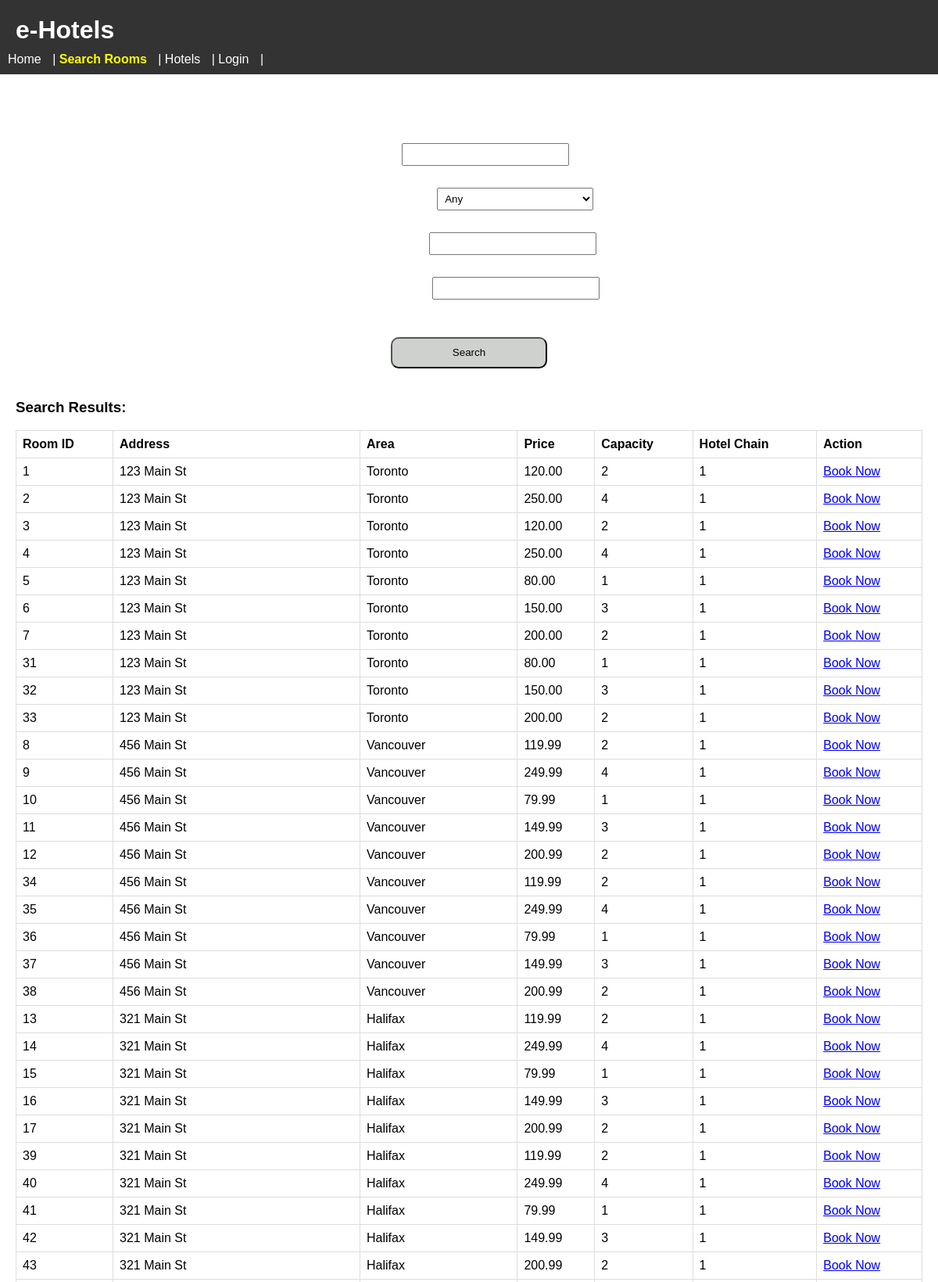
/website/search.php (upper part), run on the app's committed database.
### tables this page shows
CREATE TABLE HOTELROOM (
    roomid INT AUTO_INCREMENT PRIMARY KEY,
    roomprice DECIMAL(10,2),
    roomcapacity INT,
    roomviewtype ENUM('sea','mountain','city','garden','pool','street'),
    roomexpandable BOOLEAN,
    roomcommodities VARCHAR(255),   
    roomproblems TEXT,
    hotelid INT,
    FOREIGN KEY (hotelid) REFERENCES HOTEL(hotelid) ON DELETE CASCADE
);

CREATE TABLE HOTEL (
    hotelid INT PRIMARY KEY,
    chainid INT,
    hotelrating DECIMAL(2,1),
    hotelnumrooms INT,
    hoteladdress VARCHAR(255),
    hotelcity VARCHAR(255),
    hotelpostalcode VARCHAR(255),
    hotelphonenum VARCHAR(255),
    hotelemail VARCHAR(255),
    managerssn VARCHAR(50) NOT NULL,
    hotelname VARCHAR(255),
    CHECK (hotelrating >= 0 AND hotelrating <= 5),
    FOREIGN KEY (chainid) REFERENCES HOTELCHAIN(chainid) ON DELETE CASCADE
);

CREATE TABLE HOTELCHAIN (
    chainid INT AUTO_INCREMENT PRIMARY KEY,
    chainnumhotels INT,
    bureauaddress VARCHAR(255),
    bureaucity VARCHAR(255),
    bureaupostalcode VARCHAR(255),
    chainphonenum VARCHAR(255),   
    chainemail VARCHAR(255),      
    chainname VARCHAR(255)
);

### website/search.php (the view, shortened to what this page needs)
<?php
include 'header.php';
include 'config.php';
$where = [];
$params = [];
$whereSQL = count($where) ? "WHERE " . implode(" AND ", $where) : "";
$sql = "SELECT r.roomid AS room_id, h.hoteladdress AS address, h.hotelcity AS area, r.roomprice AS price, r.roomcapacity AS capacity, hc.chainid AS chain_id
        FROM HOTELROOM r
        JOIN HOTEL h ON r.hotelid = h.hotelid
        JOIN HOTELCHAIN hc ON h.chainid = hc.chainid
        $whereSQL";
$stmt = $pdo->prepare($sql);
$stmt->execute($params);
$results = $stmt->fetchAll();
?>
<video class="video-background" autoplay muted loop>
    <source src="assets/search_hotel_video.mp4" type="video/mp4">
</video>
<div class="container2">
    <h2>Search Available Rooms</h2>
    <form method="get" action="">
        <label for="area">Area:</label>
        <input type="text" id="area" name="area" value="<?php echo htmlspecialchars($_GET['area'] ?? ''); ?>"><br><br>
        <label for="capacity">Room Capacity:</label>
        <select id="capacity" name="capacity">
            <option value="">Any</option>
        </select><br><br>
        <label for="hotel_chain">Hotel Chain ID:</label>
        <input type="text" id="hotel_chain" name="hotel_chain" value="<?php echo htmlspecialchars($_GET['hotel_chain'] ?? ''); ?>"><br><br>
        <label for="max_price">Maximum Price:</label>
        <input type="number" id="max_price" name="max_price" step="0.01" value="<?php echo htmlspecialchars($_GET['max_price'] ?? ''); ?>"><br><br>
        <input type="submit" value="Search">
    </form>
</div>
<h3>Search Results:</h3>
<table border="1">
    <tr>
        <th>Room ID</th>
        <th>Address</th>
        <th>Area</th>
        <th>Price</th>
        <th>Capacity</th>
        <th>Hotel Chain</th>
        <th>Action</th>
    </tr>
    <?php foreach($results as $room): ?>
    <tr>
        <td><?php echo htmlspecialchars($room['room_id']); ?></td>
        <td><?php echo htmlspecialchars($room['address']); ?></td>
        <td><?php echo htmlspecialchars($room['area']); ?></td>
        <td><?php echo htmlspecialchars($room['price']); ?></td>
        <td><?php echo htmlspecialchars($room['capacity']); ?></td>
        <td><?php echo htmlspecialchars($room['chain_id']); ?></td>
        <td><a href="book.php?room_id=<?php echo htmlspecialchars($room['room_id']); ?>">Book Now</a></td>
    </tr>
    <?php endforeach; ?>
</table>
<?php include 'footer.php'; ?>

### website/styles.css (style rules this page uses)
body { font-family: Arial, sans-serif; margin: 0; padding: 0; }
table { width: 100%; border-collapse: collapse; margin-bottom: 20px; }
table, th, td { border: 1px solid #ddd; }
th, td { padding: 8px; text-align: left; }
form input[type="text"], form input[type="date"], form input[type="number"], form select { padding: 5px; margin-bottom: 10px; width: 200px; }
form input[type="submit"] { padding: 5px 10px; }
.video-background { position: fixed; top: 0; left: 0; width: 100%; height: 60%; object-fit: cover; z-index: -1; }
.container2 { position: relative; display: flex; flex-direction: column; align-items: center; justify-content: center; color: white; text-align: center; }
input[type="submit"] { background: #cfd1cf; height: 40px; width: 200px; border-radius: 10px; color: black; cursor: pointer; margin-top: 20px; margin-bottom: 20px; transition: background 0.3s ease; }

### data on the page
hotelroom: roomid "1", hotelid.hoteladdress "123 Main St", hotelid.hotelcity "Toronto", roomprice "120.00", roomcapacity "2", hotelchain.chainid "1"
hotelroom: roomid "2", hotelid.hoteladdress "123 Main St", hotelid.hotelcity "Toronto", roomprice "250.00", roomcapacity "4", hotelchain.chainid "1"
hotelroom: roomid "3", hotelid.hoteladdress "123 Main St", hotelid.hotelcity "Toronto", roomprice "120.00", roomcapacity "2", hotelchain.chainid "1"
hotelroom: roomid "4", hotelid.hoteladdress "123 Main St", hotelid.hotelcity "Toronto", roomprice "250.00", roomcapacity "4", hotelchain.chainid "1"
hotelroom: roomid "5", hotelid.hoteladdress "123 Main St", hotelid.hotelcity "Toronto", roomprice "80.00", roomcapacity "1", hotelchain.chainid "1"
hotelroom: roomid "6", hotelid.hoteladdress "123 Main St", hotelid.hotelcity "Toronto", roomprice "150.00", roomcapacity "3", hotelchain.chainid "1"
hotelroom: roomid "7", hotelid.hoteladdress "123 Main St", hotelid.hotelcity "Toronto", roomprice "200.00", roomcapacity "2", hotelchain.chainid "1"
hotelroom: roomid "31", hotelid.hoteladdress "123 Main St", hotelid.hotelcity "Toronto", roomprice "80.00", roomcapacity "1", hotelchain.chainid "1"
hotelroom: roomid "32", hotelid.hoteladdress "123 Main St", hotelid.hotelcity "Toronto", roomprice "150.00", roomcapacity "3", hotelchain.chainid "1"
hotelroom: roomid "33", hotelid.hoteladdress "123 Main St", hotelid.hotelcity "Toronto", roomprice "200.00", roomcapacity "2", hotelchain.chainid "1"
hotelroom: roomid "8", hotelid.hoteladdress "456 Main St", hotelid.hotelcity "Vancouver", roomprice "119.99", roomcapacity "2", hotelchain.chainid "1"
hotelroom: roomid "9", hotelid.hoteladdress "456 Main St", hotelid.hotelcity "Vancouver", roomprice "249.99", roomcapacity "4", hotelchain.chainid "1"
hotelroom: roomid "10", hotelid.hoteladdress "456 Main St", hotelid.hotelcity "Vancouver", roomprice "79.99", roomcapacity "1", hotelchain.chainid "1"
hotelroom: roomid "11", hotelid.hoteladdress "456 Main St", hotelid.hotelcity "Vancouver", roomprice "149.99", roomcapacity "3", hotelchain.chainid "1"
hotelroom: roomid "12", hotelid.hoteladdress "456 Main St", hotelid.hotelcity "Vancouver", roomprice "200.99", roomcapacity "2", hotelchain.chainid "1"
hotelroom: roomid "34", hotelid.hoteladdress "456 Main St", hotelid.hotelcity "Vancouver", roomprice "119.99", roomcapacity "2", hotelchain.chainid "1"
hotelroom: roomid "35", hotelid.hoteladdress "456 Main St", hotelid.hotelcity "Vancouver", roomprice "249.99", roomcapacity "4", hotelchain.chainid "1"
hotelroom: roomid "36", hotelid.hoteladdress "456 Main St", hotelid.hotelcity "Vancouver", roomprice "79.99", roomcapacity "1", hotelchain.chainid "1"
hotelroom: roomid "37", hotelid.hoteladdress "456 Main St", hotelid.hotelcity "Vancouver", roomprice "149.99", roomcapacity "3", hotelchain.chainid "1"
hotelroom: roomid "38", hotelid.hoteladdress "456 Main St", hotelid.hotelcity "Vancouver", roomprice "200.99", roomcapacity "2", hotelchain.chainid "1"
hotelroom: roomid "13", hotelid.hoteladdress "321 Main St", hotelid.hotelcity "Halifax", roomprice "119.99", roomcapacity "2", hotelchain.chainid "1"
hotelroom: roomid "14", hotelid.hoteladdress "321 Main St", hotelid.hotelcity "Halifax", roomprice "249.99", roomcapacity "4", hotelchain.chainid "1"
hotelroom: roomid "15", hotelid.hoteladdress "321 Main St", hotelid.hotelcity "Halifax", roomprice "79.99", roomcapacity "1", hotelchain.chainid "1"
hotelroom: roomid "16", hotelid.hoteladdress "321 Main St", hotelid.hotelcity "Halifax", roomprice "149.99", roomcapacity "3", hotelchain.chainid "1"
hotelroom: roomid "17", hotelid.hoteladdress "321 Main St", hotelid.hotelcity "Halifax", roomprice "200.99", roomcapacity "2", hotelchain.chainid "1"
hotelroom: roomid "39", hotelid.hoteladdress "321 Main St", hotelid.hotelcity "Halifax", roomprice "119.99", roomcapacity "2", hotelchain.chainid "1"
hotelroom: roomid "40", hotelid.hoteladdress "321 Main St", hotelid.hotelcity "Halifax", roomprice "249.99", roomcapacity "4", hotelchain.chainid "1"
hotelroom: roomid "41", hotelid.hoteladdress "321 Main St", hotelid.hotelcity "Halifax", roomprice "79.99", roomcapacity "1", hotelchain.chainid "1"
hotelroom: roomid "42", hotelid.hoteladdress "321 Main St", hotelid.hotelcity "Halifax", roomprice "149.99", roomcapacity "3", hotelchain.chainid "1"
hotelroom: roomid "43", hotelid.hoteladdress "321 Main St", hotelid.hotelcity "Halifax", roomprice "200.99", roomcapacity "2", hotelchain.chainid "1"
